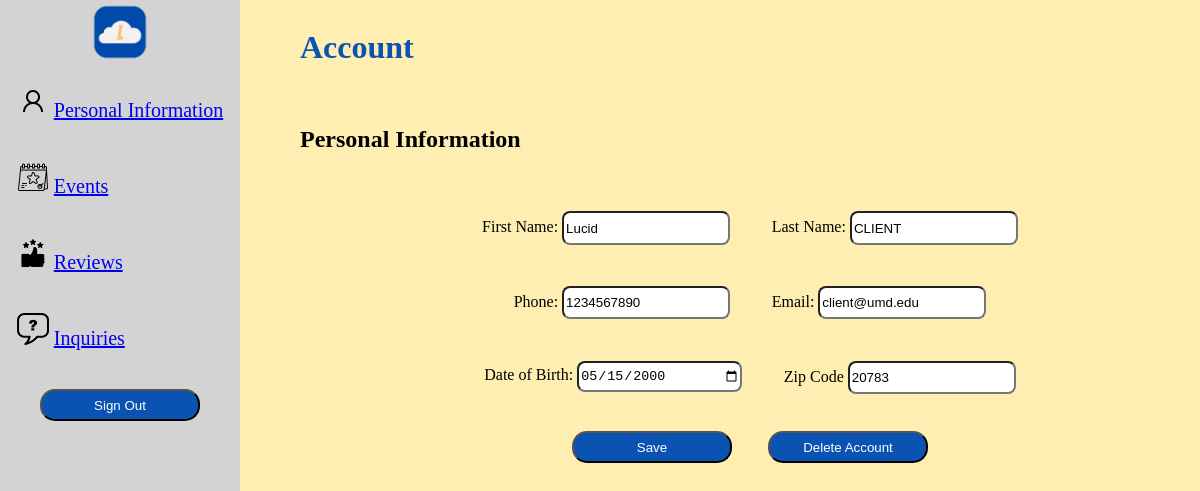
Page /account (signed in) on the committed database.
### models.py (models this page shows, shortened)
class User(UserMixin, db.Model):
    __tablename__ = "user"
    user_id = db.Column(db.Integer, primary_key=True)
    username = db.Column(db.String(100), unique=True, nullable=False)
    first_name = db.Column(db.String(50), nullable=False)
    last_name = db.Column(db.String(50), nullable=False)
    email = db.Column(db.String(100), unique=True, nullable=False)
    password = db.Column(db.String(100), nullable=False)
    role = db.Column(db.String(20), nullable=False)
    dob = db.Column(db.Date, nullable=False)
    zipcode = db.Column(db.Integer, nullable=False)
    phone = db.Column(db.Integer, nullable=False)

### user_authentication_routes.py (the view, shortened to what this page needs)
@user_authentication_bp.route('/account', methods=['GET', 'POST'])
@login_required
def user():
    curr_user = User.query.filter_by(user_id=current_user.user_id).first()
    if request.method == 'GET':
        return render_template('user.html', user_id=curr_user.user_id, first_name=curr_user.first_name,
                               last_name=curr_user.last_name,
                               phone=curr_user.phone, email=curr_user.email, dob=curr_user.dob,
                               zipcode=curr_user.zipcode, user_role=curr_user.role);

### app.py (called while the page is built)
@login_manager.user_loader
def load_user(user_id):
    return User.query.get(int(user_id))  #

### templates/user.html (shortened to what this page needs)
<!DOCTYPE html>
<html lang="en">
<head>
    <link rel="stylesheet" type="text/css" href="/static/css/account.css">
    <link rel="stylesheet" type="text/css" href="/static/css/modal.css">
    <link rel="stylesheet" type="text/css" href="/static/css/background.css">
    <link rel="stylesheet" type="text/css" href="/static/css/accountNavigation.css">
</head>
<body>
<div class="right">
    <h1 id="header"> Account </h1>
    <br>
    <h2 id="reviewHead">Personal Information</h2>
     <br>
    <form action="{{ url_for('user_authentication.user') }}" method="post">
        <div class="row">
            <div class="col">
                <label for="firstName">First Name:</label>
                <input type="text" class="form-control" name='first_name' value={{ first_name }}>
            </div>
            <div class="col">
                <label for="lastName">Last Name:</label>
                <input type="text" class="form-control" name="last_name" value={{ last_name }}>
            </div>
        </div>
        <div class="row">
            <div class="col">
                <label for="phone">Phone:</label>
                <input type="text" class="form-control" name='phone' value={{ phone }}>
            </div>
            <div class="col">
                <label for="email">Email:</label>
                <input type="text" class="form-control" name='email' value={{ email }}>
            </div>
        </div>
        <div class="row">
            <div class="col">
                <label for="dob">Date of Birth:</label>
                <input type="date" class="form-control" name="dob" value={{ dob }}>
            </div>
            <div class="col">
                <label for="zipcode">Zip Code</label>
                <input type="text" class="form-control" name='zipcode' value={{ zipcode }}>
            </div>
        </div>
        <div class=buttonDiv>
            <button class="button" type="submit" name="save"> Save</button>
            <button class="button" id="myBtn" type="button"  name="delete">Delete Account</button>
        </div>
    </form>
</div>
</body>
</html>

### static/css/account.css (style rules this page uses)
.button { background-color: #0B53B2; cursor: pointer; color: white; border-radius: 15px; align-items: center; width: 10rem; height: 2rem; }
form { display: flex; align-items: center; justify-content: space-evenly; flex-direction: column; }
form .row { display: flex; }
form .col { margin: 1.3rem; }
form input { border-radius: .5rem; height: 1.7rem; width: 10rem; }
#header { color: #0B53B2; }
#reviewHead { color: black; }

### static/css/background.css (style rules this page uses)
body { background-color: #FEEEB1; }
button { cursor: pointer; }

### static/css/accountNavigation.css (style rules this page uses)
.right { position: absolute; right:0; height: 100%; width: 75vw; }
.button { background-color: #0B53B2; cursor: pointer; color: white; border-radius: 15px; align-items: center; width: 10rem; height: 2rem; margin: 1rem; }

### rows in the picture
User: first_name "Lucid", last_name "CLIENT", phone "1234567890", email "client@umd.edu", dob "05/15/2000", zipcode "20783"
